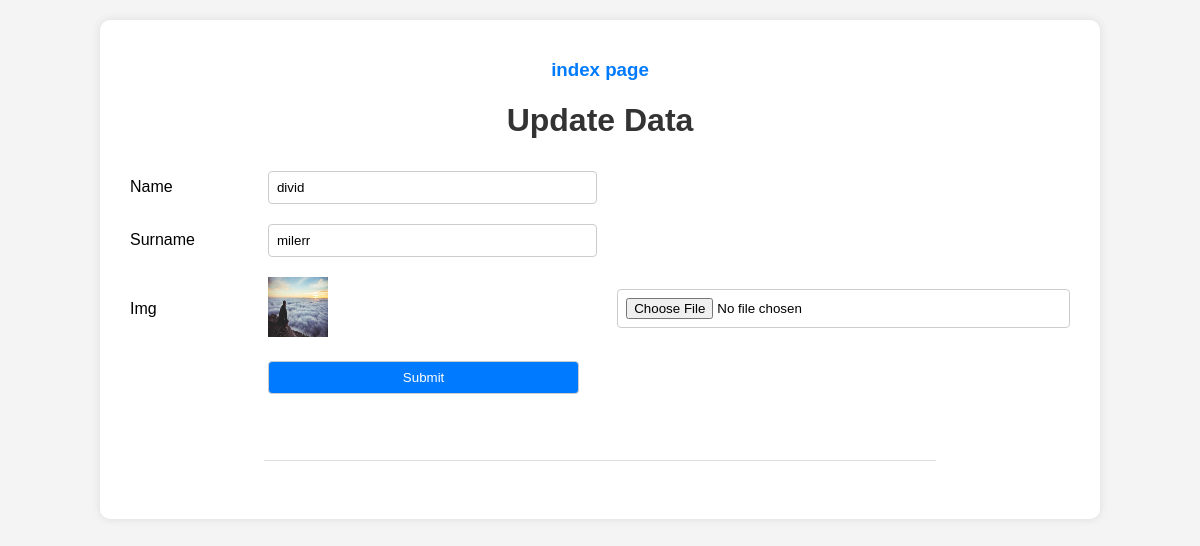
/edit/18, run on the app's committed database.
### appsecond/models.py (models this page shows, shortened)
class Crud (models.Model):
    Name=models.CharField(max_length=50)
    Surname=models.CharField(max_length=50)
    Img=models.ImageField(upload_to="static/images/")

### appsecond/views.py (the view, shortened to what this page needs)
# urls.py: path('edit/<id>',views.edit,name='edit'),
def edit(request,id):
    udata= Crud.objects.get(id=id)
    return render(request, 'Edit.html' ,{"data":udata})

### appsecond/templates/Edit.html (shortened to what this page needs)
<!DOCTYPE html>
<html lang="en">
<head>
</head>
<body>
    <center>
        <h3><a href="/">index page</a></h3>
        <h1>Update Data</h1>
        <form action="" method="post" enctype="multipart/form-data">
            <table>
                <tr>
                    <td>Name</td>
                    <td><input type="text" name="htmlName" value="{{data.Name}}"></td>
                </tr>
                <tr>
                    <td>Surname</td>
                    <td><input type="text" name="htmlSur" value="{{data.Surname}}"></td>
                </tr>
                <tr>
                    <td>Img</td>
                    <td><img src="/media/{{data.Img}}" alt="" height="60px" width="60px"></td>
                    <td><input type="file" name="htmlImg" id="" ></td>
                </tr>
                <tr>
                    <td></td>
                    <td><input type="submit"></td>
                </tr>
            </table>
            <br><br>
            <hr><br>
    </center>
</body>
</html>

### appsecond/templates/Edit.html (style rules this page uses)
body { font-family: Arial, sans-serif; background-color: #f4f4f4; margin: 0; padding: 0; }
center { display: block; margin: 20px auto; width: 80%; background-color: #fff; padding: 20px; border-radius: 10px; box-shadow: 0 0 10px rgba(0, 0, 0, 0.1); }
h1, h3 { text-align: center; color: #333; }
a { color: #007bff; text-decoration: none; }
hr { width: 70%; margin: 20px auto; border: none; border-top: 1px solid #ddd; }
table { width: 100%; border-collapse: collapse; }
td { padding: 10px; text-align: left; }
input[type="text"], input[type="file"], input[type="submit"] { padding: 8px; border: 1px solid #ccc; border-radius: 4px; width: calc(100% - 18px); }
input[type="submit"] { background-color: #007bff; color: #fff; cursor: pointer; }
img { max-width: 60px; max-height: 60px; }

### data on the page
Crud: htmlName "divid", htmlSur "milerr", Img (picture)
